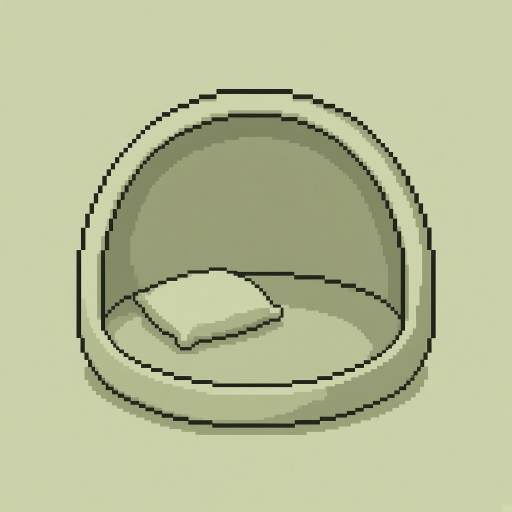
#> input picture docs/kai-concepts/sumika-final/g4_inside.jpg, 1024 x 1024 px (shown at 1/2 size); its folder holds only this picture in this run
$ python _export_sumika_peeks.py
#> lines starting #> are read from the running program, lines starting #| are printed output that depends on the picture; after the words box and inside, x2 and y2 are one past the last pixel; in counts of white or black regions, pixels touching at a corner belong together
"""g4/g5 のぞき穴: 内観は grade 固定、sit/sleep はカイだけ差し替え・サイズ調整。

透過は一切出さない（輪郭も不透明）。内観は BOX 縮小で粒状ノイズを抑え、
カイは元 160px から整数寄りに縮小してガビを避ける。
"""
from __future__ import annotations

from pathlib import Path

import numpy as np
from PIL import Image, ImageDraw, ImageEnhance, ImageFilter, ImageOps

ROOT = Path(__file__).resolve().parents[1]
docs = ROOT / "docs/kai-concepts/sumika-final"
out = ROOT / "shared/src/commonMain/composeResources/drawable"
dbg = docs / "_peek_debug"
dbg.mkdir(exist_ok=True)

# のぞき穴 UI は ~136dp。2x でほぼ整数倍になるよう 256px。
OUT = 256
# 内観の切り出しは grade 共通（sit/sleep で変えない）
ROOM_ZOOM = {"g4": 1.06, "g5": 1.06}
# カイ。元 160px → NEAREST。sit 基準に sleep を揃え、grade ごとに微調整。
KAI_SIZE = {
    ("g4", "sit"): 138,
    ("g4", "sleep"): 152,
    ("g5", "sit"): 128,  # ほんの少し小さく
    ("g5", "sleep"): 154,
}
# 足元余白（下からの px）。大きいほど画面上へ。
KAI_BOTTOM = {
    ("g4", "sit"): 30,
    ("g4", "sleep"): 12,  # あとほんの少し下げ
    ("g5", "sit"): 56,  # もう少し上＝布団の上
    ("g5", "sleep"): 34,
}
OUTLINE = (40, 40, 40, 255)


def find_room_radius(a: np.ndarray) -> tuple[float, float, float]:
    h, w = a.shape
    cy, cx = (h - 1) / 2.0, (w - 1) / 2.0
    radii = []
    for ang in np.linspace(0, 2 * np.pi, 720, endpoint=False):
        best = 0
        for r in range(int(min(cx, cy)) - 6, 40, -1):
            x = int(round(cx + r * np.cos(ang)))
            y = int(round(cy + r * np.sin(ang)))
            if not (2 <= x < w - 2 and 2 <= y < h - 2):
                continue
            if a[y, x] < 190:
                best = r
                break
        if best:
            radii.append(best)
    r = float(np.percentile(radii, 50))
    r = min(r, min(cx, cy) * 0.92)
    return cx, cy, r


def soft_quantize(g: Image.Image) -> Image.Image:
    """8階調。4階調だと壁の粒が「まばら透過」に見えやすい。"""
    a = np.array(g, dtype=np.float32)
    a = np.clip((a - 12) * 1.06, 0, 255)
    levels = np.array([36.0, 72.0, 104.0, 132.0, 156.0, 176.0, 196.0, 220.0], dtype=np.float32)
    idx = np.abs(a[..., None] - levels).argmin(axis=-1)
    return Image.fromarray(levels[idx].astype(np.uint8), mode="L")


def make_room(grade: str) -> Image.Image:
#> called with grade = 'g4'
    src = docs / f"{grade}_inside.jpg"
    g = ImageOps.grayscale(Image.open(src).convert("RGB"))
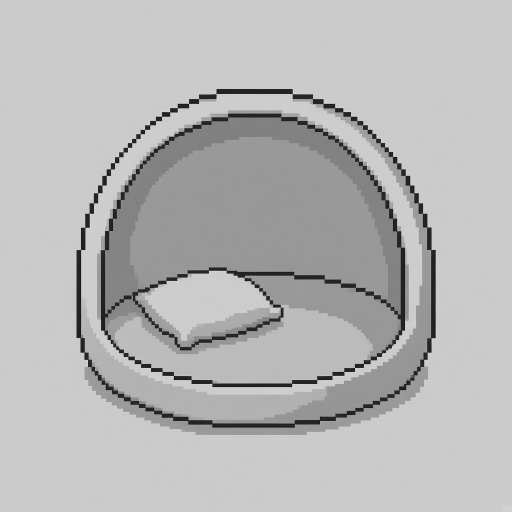
#> g: PIL image 1024x1024 L (shown at 1/2 size); min 2, max 242, mean 183
    g = ImageEnhance.Contrast(g).enhance(1.05)
    a = np.array(g, dtype=np.float32)
    cx, cy, r = find_room_radius(a)
#> cx = 511.5; cy = 511.5; r = 358
    yy, xx = np.ogrid[: a.shape[0], : a.shape[1]]
#> yy = 1024 values from 0 to 1023
    rm = (xx - cx) ** 2 + (yy - cy) ** 2 <= (r * 0.98) ** 2
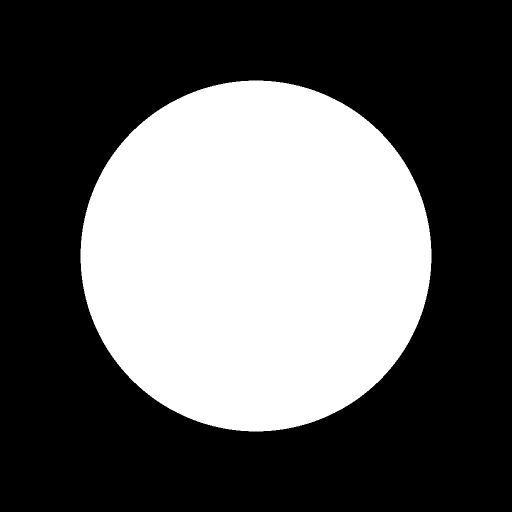
#> rm: shape (1024, 1024) bool (shown at 1/2 size); 36.9% white; 1 white region, box (x1, y1, x2, y2) and area: (161, 161, 863, 863) 386680
    wall = int(np.median(a[rm & (a > 130) & (a < 220)])) if rm.any() else 168
#> wall = 153
    paper = int(np.median(a[~rm])) if (~rm).any() else 210
#> paper = 204
    zoom = ROOM_ZOOM[grade]
    view_r = r / zoom
#> view_r = 337.7
    side = max(8, int(np.ceil(view_r * 2)))
#> side = 676
    left = int(round(cx - side / 2))
#> left = 174
    top = int(round(cy - side / 2))
#> top = 174
    pad = ImageOps.expand(g, border=side, fill=int(paper))
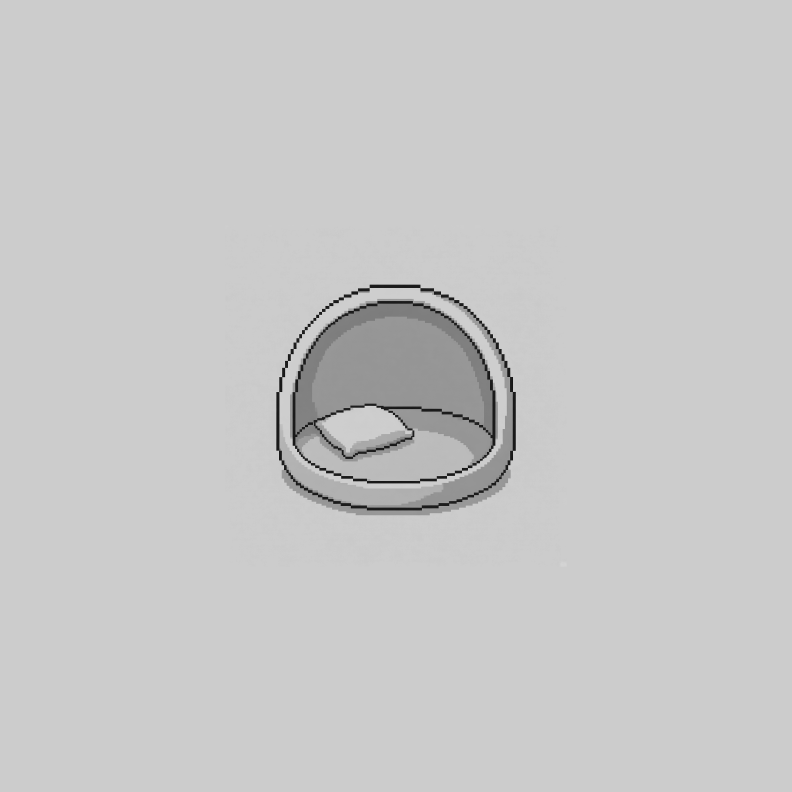
#> pad: PIL image 2376x2376 L (shown at 1/3 size); min 0, max 244, mean 200
    crop = pad.crop((left + side, top + side, left + 2 * side, top + 2 * side))
    # BOX 平均縮小＋弱いメディアンで壁の粒（透過に見えるノイズ）を抑える
    crop = crop.resize((OUT, OUT), Image.BOX)
#> crop: PIL image 256x256 L
    crop = crop.filter(ImageFilter.MedianFilter(size=3))
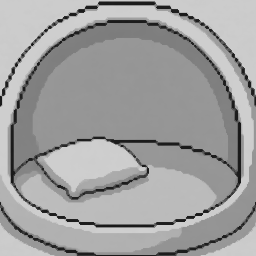
#> crop: PIL image 256x256 L; min 22, max 210, mean 159.6
    crop = soft_quantize(crop)
#> in soft_quantize, `idx = np.abs(a[..., None] - levels).argmin(axis=-1)`:
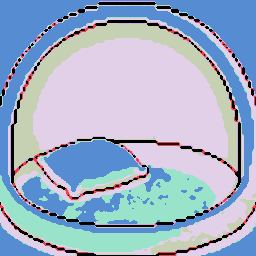
#> idx: shape (256, 256) int64; 8 distinct labels, from 0 to 7; one colour per label, 0 black
    ca = np.array(crop, dtype=np.uint8)
    jj, ii = np.meshgrid(np.arange(OUT), np.arange(OUT))
    ocx = ocy = (OUT - 1) / 2.0
    rad = OUT / 2.0 - 2.0
    in_circ = (jj - ocx) ** 2 + (ii - ocy) ** 2 <= rad**2
    out_a = np.full((OUT, OUT), wall, dtype=np.uint8)
#> out_a: shape (256, 256); every value is 153
    out_a[in_circ] = ca[in_circ]
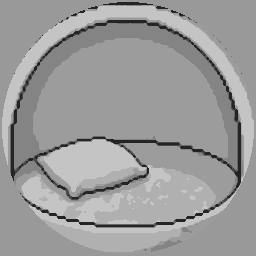
#> out_a: shape (256, 256); min 36, max 220, mean 155.6
    rgb = np.stack([out_a, out_a, out_a], axis=-1)
    rgba = np.dstack([rgb, np.full((OUT, OUT), 255, dtype=np.uint8)])
    img = Image.fromarray(rgba, mode="RGBA")
    ImageDraw.Draw(img).ellipse(
        [1.5, 1.5, OUT - 2.5, OUT - 2.5],
        outline=OUTLINE,
        width=2,
    )
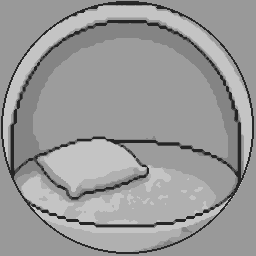
#> img: PIL image 256x256 RGBA; mean R, G, B, A 153.1, 153.1, 153.1, 255
    # 輪郭描画後も全面不透明を保証
    arr = np.array(img)
    arr[:, :, 3] = 255
    return Image.fromarray(arr, mode="RGBA")


def make_kai(pose: str, size: int) -> Image.Image:
    """顔・wave と同系の明るい本体＋薄いインク。"""
#> (the run stopped early here; a loop or call above may not have finished)
